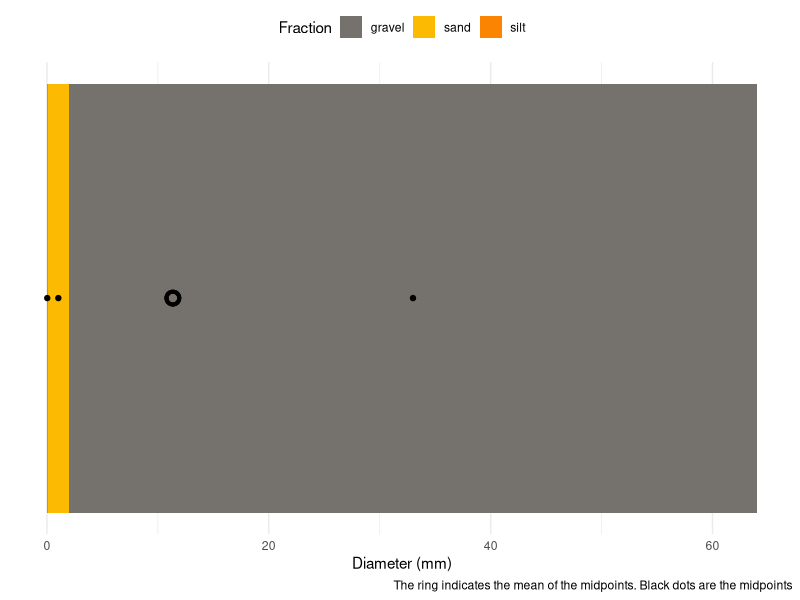
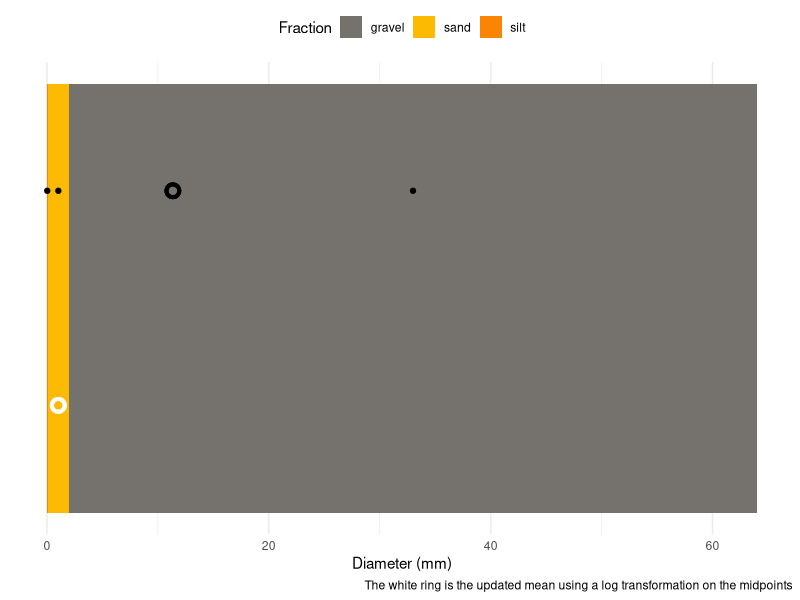
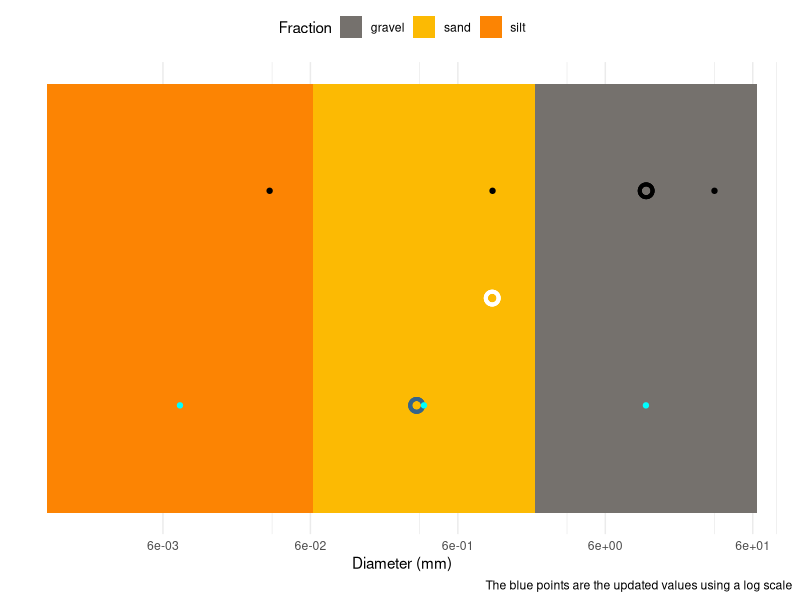

Generate these figures, in order, with R:
## ---- chunk 1
knitr::opts_chunk$set(echo = FALSE, fig.align = "center", out.width = "100%", fig.asp = .3)

library(tidyverse)
## ---- chunk 2

bounds <- data.frame(Fraction = c("gravel", "sand", "silt"), 
                     Upper = c(64, 2, 0.0625),
                     Lower = c(2, 0.0625, 0.00098)) %>% 
  mutate(Mid = (Upper + Lower)/2)

ggplot(bounds) +
  geom_rect(aes(ymin = 0.5, ymax = 1.5, xmin = Lower, xmax = Upper, fill = Fraction)) +
  geom_point(aes(y = 1, x = Mid)) +
  geom_point(aes(y = 1, x = mean(Mid)), shape = 21, fill = NA, size = 3, stroke = 2) +
  theme_minimal() +
  scale_fill_manual(values = c("#75716d", "#fcba03", "#fc8403")) +
  labs(x = "Diameter (mm)", y = NULL,
       caption = "The ring indicates the mean of the midpoints. Black dots are the midpoints") +
  theme(axis.line.y = element_blank(),
        axis.text.y = element_blank(),
        axis.ticks.y = element_blank(), 
        panel.grid.major.y = element_blank(),
        panel.grid.minor.y = element_blank(),
        legend.position = "top") +
  NULL

## ---- chunk 3
bounds <- data.frame(Fraction = c("gravel", "sand", "silt"), 
                     Upper = c(64, 2, 0.0625),
                     Lower = c(2, 0.0625, 0.00098)) %>% 
  mutate(Mid = (Upper + Lower)/2)

ggplot(bounds) +
  geom_rect(aes(ymin = 0.5, ymax = 1.5, xmin = Lower, xmax = Upper, fill = Fraction)) +
  geom_point(aes(y = 1.25, x = Mid)) +
  geom_point(aes(y = 1.25, x = mean(Mid)), shape = 21, fill = NA, size = 3, stroke = 2) +
  geom_point(aes(y = 0.75, x = 10^(mean(log10(Mid)))), shape = 21, colour = "white", fill = NA, size = 3, stroke = 2) +
  theme_minimal() +
  scale_fill_manual(values = c("#75716d", "#fcba03", "#fc8403")) +
  labs(x = "Diameter (mm)", y = NULL,
       caption = "The white ring is the updated mean using a log transformation on the midpoints") +
  theme(axis.line.y = element_blank(),
        axis.text.y = element_blank(),
        axis.ticks.y = element_blank(), 
        panel.grid.major.y = element_blank(),
        panel.grid.minor.y = element_blank(),
        legend.position = "top") +
  NULL
## ---- chunk 4
bounds <- data.frame(Fraction = c("gravel", "sand", "silt"), 
                     Upper = c(64, 2, 0.0625),
                     Lower = c(2, 0.0625, 0.00098)) %>% 
  mutate(Mid = (Upper + Lower)/2,
         Mid_log = 10^((log10(Upper) + log10(Lower))/2))

ggplot(bounds) +
  geom_rect(aes(ymin = 0.5, ymax = 1.5, xmin = Lower, xmax = Upper, fill = Fraction)) +
  geom_point(aes(y = 1.25, x = Mid)) +
  geom_point(aes(y = 0.75, x = 10^mean(log10(Mid_log))), shape = 21, colour = "steelblue4", fill = NA, size = 3, stroke = 2) +
  geom_point(aes(y = 0.75, x = Mid_log), colour = "cyan") +
  geom_point(aes(y = 1.25, x = mean(Mid)), shape = 21, fill = NA, size = 3, stroke = 2) +
  geom_point(aes(y = 1, x = 10^(mean(log10(Mid)))), shape = 21, colour = "white", fill = NA, size = 3, stroke = 2) +
  theme_minimal() +
  scale_x_continuous(breaks = c(60, 6, 0.6, 0.06, 0.006)) +
  scale_fill_manual(values = c("#75716d", "#fcba03", "#fc8403")) +
  labs(x = "Diameter (mm)", y = NULL,
       caption = "The blue points are the updated values using a log scale") +
  theme(axis.line.y = element_blank(),
        axis.text.y = element_blank(),
        axis.ticks.y = element_blank(), 
        panel.grid.major.y = element_blank(),
        panel.grid.minor.y = element_blank(),
        legend.position = "top") +
  coord_trans(x="log10") +
  NULL
